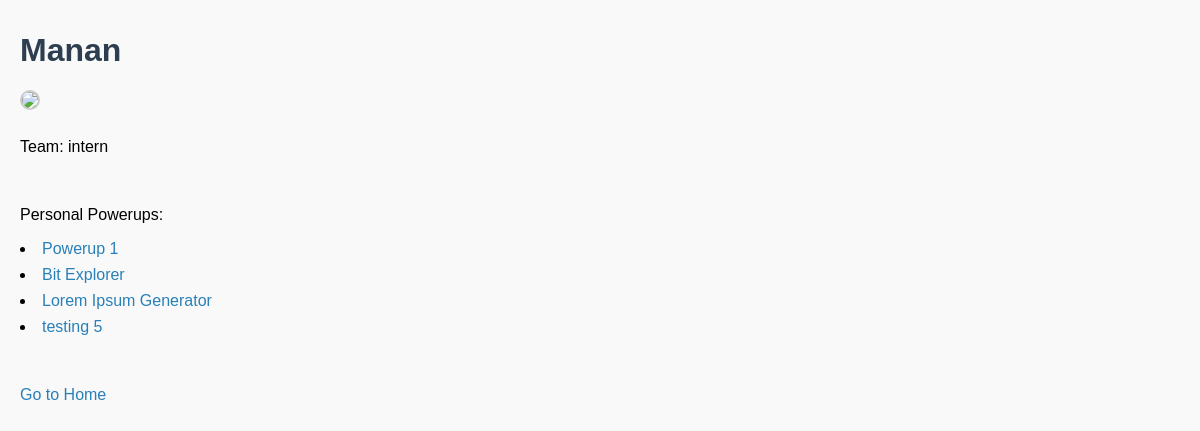
The page /powerups/users/1/ on the database its author committed.
### powerups/models.py (models this page shows, shortened)
class User(models.Model):
    username = models.CharField(max_length=200)
    photo = models.CharField(max_length=200)
    team = models.CharField(max_length=200)

class Powerup(models.Model):
    title = models.CharField(max_length=200)
    link = models.CharField(max_length=200)
    description = models.CharField(max_length=200)
    date_added = models.DateTimeField()
    user = models.ForeignKey(User, on_delete=models.CASCADE)
    team = models.CharField(max_length=200)

### powerups/views.py (the view)
# urls.py: path('users/<int:pk>/', views.user_detail, name='user_detail'),
def user_detail(request, pk):
    powerup_list = Powerup.objects.filter(user__pk=pk)
    user = User.objects.filter(id=pk)[0]
    context = {
        'user': user,
        'powerup_list': powerup_list
        }
    return render(request, 'powerups/user_detail.html', context)

### powerups/templates/powerups/user_detail.html (shortened to what this page needs)
{% load static %}
<link rel="stylesheet" type="text/css" href="{% static 'powerups/style.css' %}">
{% if user %}
    <h1>{{ user.username }}</h1>
    {% with 'powerups/images/'|add:user.photo as user_photo %}
        <img src="{% static user_photo %}">
    {% endwith %}
    <p>Team: {{ user.team }}</p>
    <p>Personal Powerups:</p>
    <ul>
    {% for powerup in powerup_list.all %}
        <li><a href="{% url 'powerups:powerup_detail' powerup.id %}">{{powerup.title}}</a></li>
    {% endfor %}
    </ul>
{% else %}
    <p> No user</p>
{% endif %}
<p><a href="{% url 'powerups:index' %}">Go to Home</a></p>

### powerups/static/powerups/style.css (style rules this page uses)
h1, h2 { color: #2c3e50; }
a { color: #2980b9; text-decoration: none; }
ul { list-style: disc inside; padding-left: 0; }
li { margin-bottom: 8px; }
img { max-width: 150px; border-radius: 50%; margin-bottom: 12px; border: 2px solid #ccc; }

### rows shown on the page
User: username "Manan", team "intern"
Powerup: title "Powerup 1"
Powerup: title "Bit Explorer"
Powerup: title "Lorem Ipsum Generator"
Powerup: title "testing 5"
